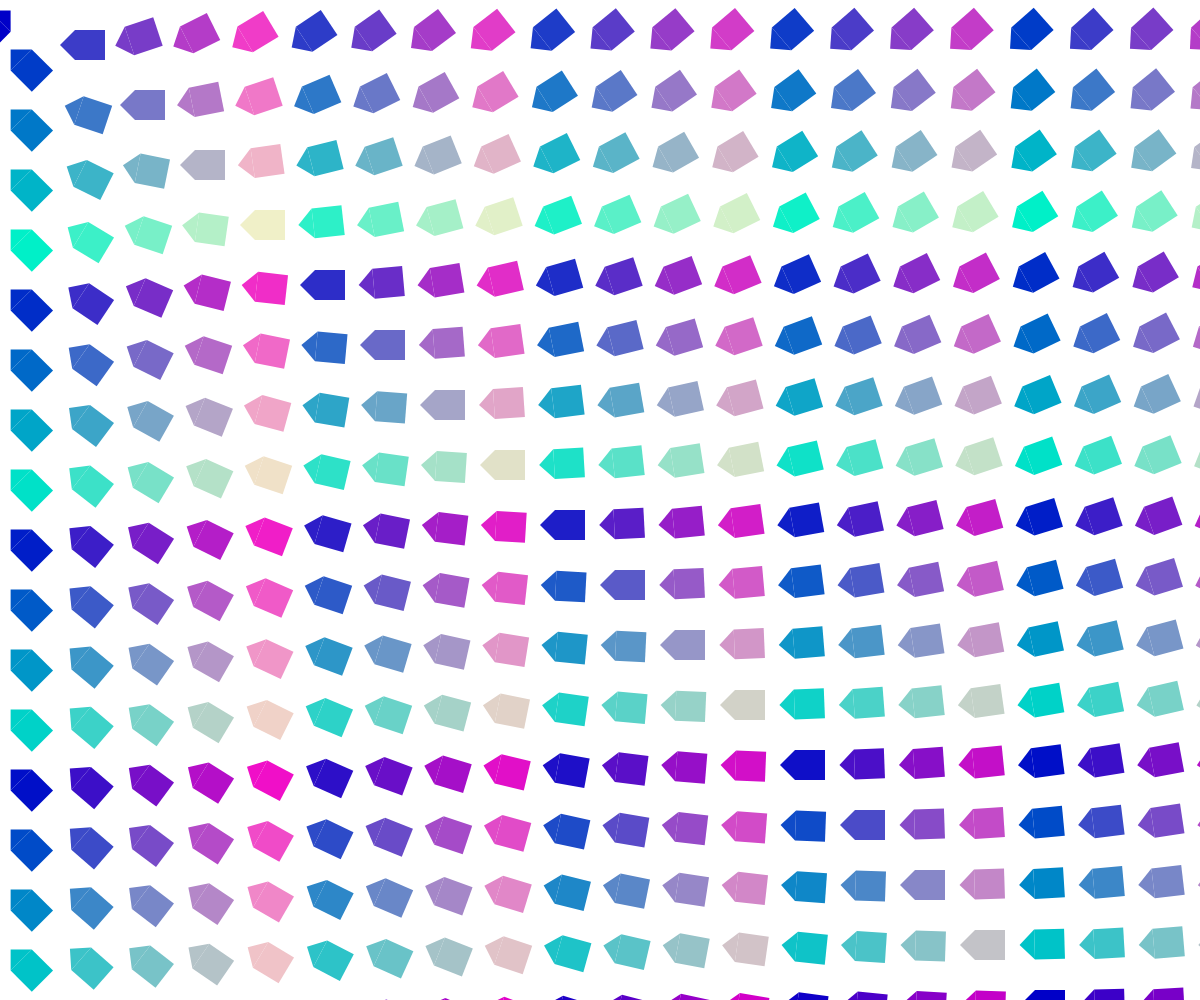
Frame 1 (no input)
Frame 60 (no input): identical to frame 1, image omitted
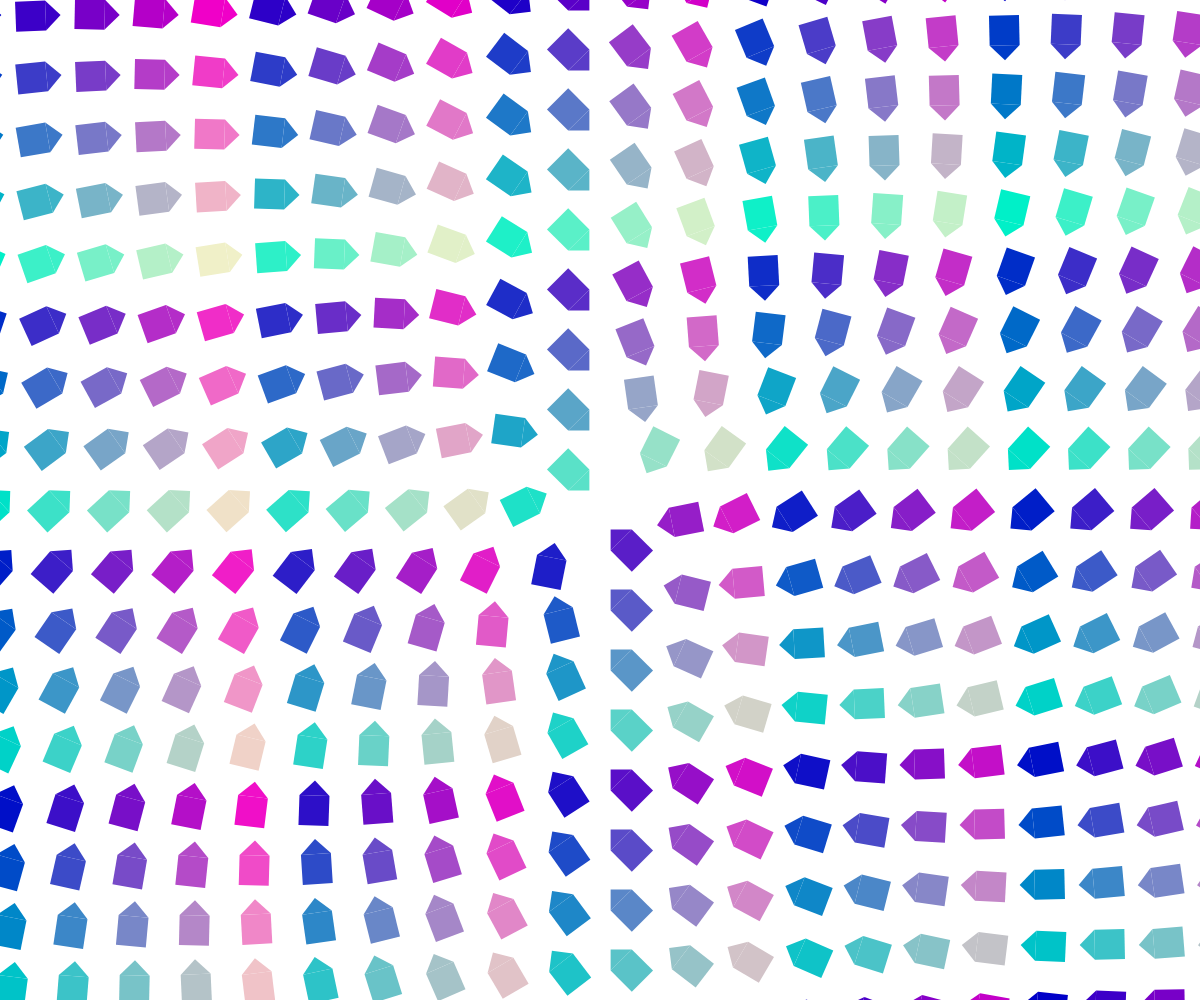
Frame 120 (the mouse pressed at the canvas centre since frame 60)

The p5.js sketch that drew these frames (run headless with seeded random() and noise() and a simulated clock; from frame 60 on, the mouse is pressed at the canvas centre):

// p5.js sketch
// ── sketch.js
//setup is executed once at the launch
function setup() {
  //create canvas
  createCanvas(windowWidth, windowHeight);
  
  //fill the background
  background(255,255,255);
  noStroke();
  //draw an ellipse
}


//draw is executed every frame 60 times per second
function draw() {
background(255);
  for (var i = 0; i < 3000; i += 60) {
    for (var l = 0; l < 3000; l += 60) {
      var a = findMouseAngle(i, l);
    house(i,l,a,i % 255, l % 255,200);

    }
  }
  
function findMouseAngle(x, y) {
  var angle = atan2(mouseY - y, mouseX - x);
  return angle;
}

}

function house(x, y, a,r,g,b) {
  fill(r,g,b);
  push();
  translate(x, y);
  rotate(a + PI / 4);
  triangle(15, 0, 0, 15, 30, 15);
  rect(0, 15, 30, 30);
  pop();
}
